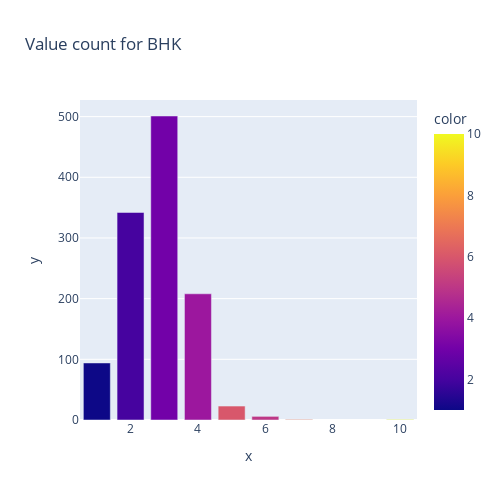

The notebook cell saved with this chart:
### Code cell
fig=px.bar(df,x=df["BHK"].value_counts().index,y=df["BHK"].value_counts().values,color=df["BHK"].unique()
           ,height=500,width=500,title="Value count for BHK")
fig.show()

### Figure 1 — Plotly figure (JSON) as saved in the notebook; plotly's stock layout.template omitted (floating-point values rounded to 4 significant figures)
{"data": [{"alignmentgroup": "True", "hovertemplate": "x=%{x}<br>y=%{y}<br>color=%{marker.color}<extra></extra>", "legendgroup": "", "marker": {"color": [3, 2, 4, 1, 6, 5, 7, 10], "coloraxis": "coloraxis", "pattern": {"shape": ""}}, "name": "", "offsetgroup": "", "orientation": "v", "showlegend": false, "textposition": "auto", "type": "bar", "x": [3, 2, 4, 1, 5, 6, 7, 10], "xaxis": "x", "y": [501, 342, 208, 94, 23, 6, 1, 1], "yaxis": "y"}], "layout": {"barmode": "relative", "coloraxis": {"colorbar": {"title": {"text": "color"}}, "colorscale": [[0, "#0d0887"], [0.1111, "#46039f"], [0.2222, "#7201a8"], [0.3333, "#9c179e"], [0.4444, "#bd3786"], [0.5556, "#d8576b"], [0.6667, "#ed7953"], [0.7778, "#fb9f3a"], [0.8889, "#fdca26"], [1, "#f0f921"]]}, "height": 500, "legend": {"tracegroupgap": 0}, "title": {"text": "Value count for BHK"}, "width": 500, "xaxis": {"anchor": "y", "domain": [0, 1], "title": {"text": "x"}}, "yaxis": {"anchor": "x", "domain": [0, 1], "title": {"text": "y"}}}}
